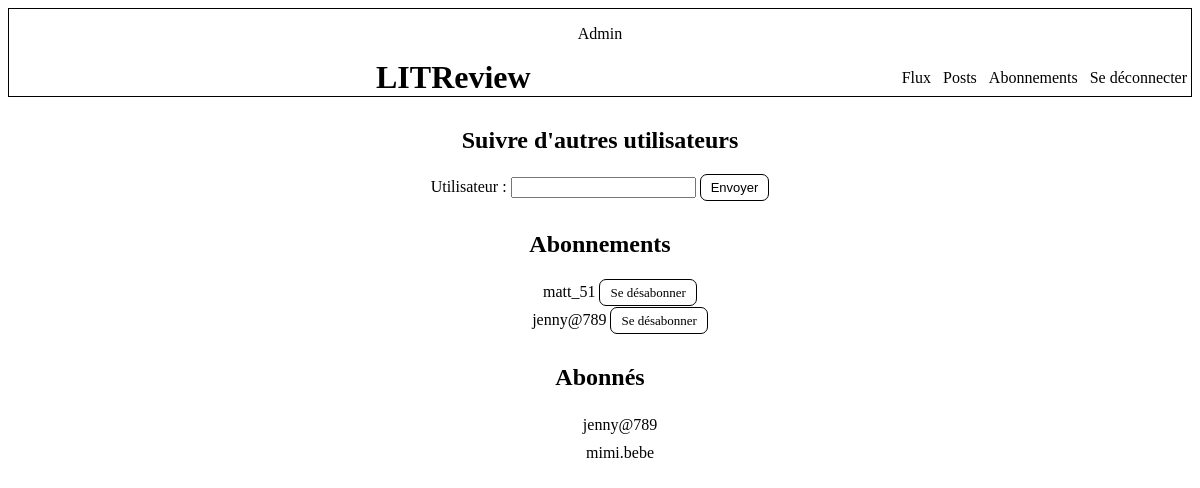
Page /abonnements/ (signed in) on the earlier database version.
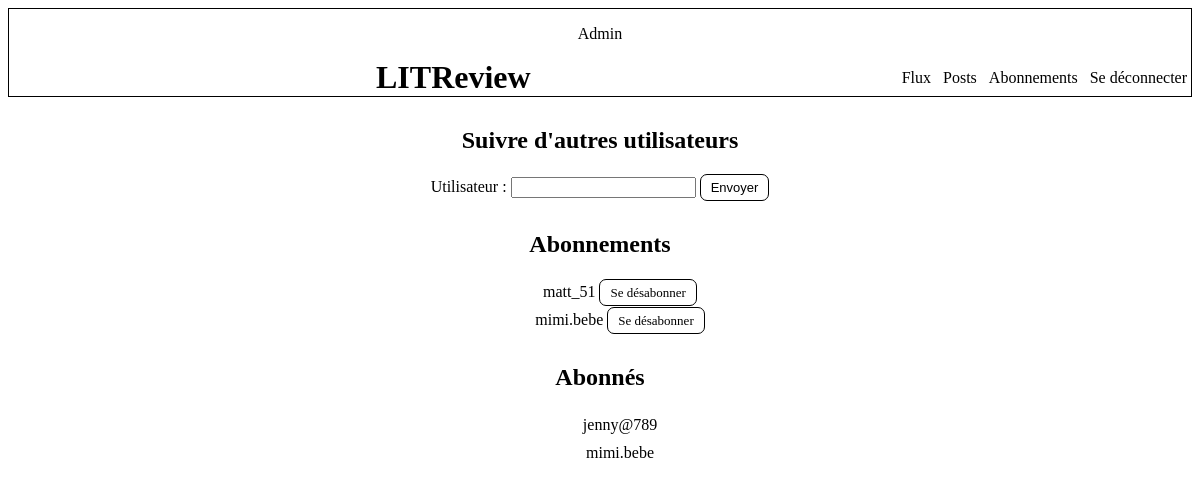
Same page on the later database version.
### connexion/models.py (models this page shows)
class Abonnement(models.Model):
    user = models.ForeignKey(to=settings.AUTH_USER_MODEL,
                             on_delete=models.CASCADE,
                             related_name="qui_suit")
    user_suivi = models.ForeignKey(to=settings.AUTH_USER_MODEL,
                                   on_delete=models.CASCADE,
                                   related_name="suivi_par")
    class Meta:
        unique_together = ("user", "user_suivi")

class User(AbstractUser):
    abonnement = models.ManyToManyField("self", through="Abonnement",
                                        symmetrical=False)

### connexion/views.py (the view, shortened to what this page needs)
# urls.py: path("abonnements/", connexion.views.suivre_user, name="abonnements"),
@login_required
def suivre_user(request):
    form = forms.AbonnementForm()
    connecte = request.user
    abonnements = models.Abonnement.objects.all()
    abonnes = connecte.suivi_par.all()
    context = {"form": form, "abonnements": abonnements, "abonnés": abonnes}
    return render(request, "abonnements.html", context=context)

### connexion/forms.py
class AbonnementForm(forms.Form):
    utilisateur = forms.CharField(max_length=150)

### connexion/templates/abonnements.html (shortened to what this page needs)
{% extends "base.html" %}
{% block content %}
<div id="page_abonnements">
    <section id="suivre_user">
        <h2>Suivre d'autres utilisateurs</h2>
        <form method="post" novalidate>
            {{ form }}
            <button class="bouton" type="submit">Envoyer</button>
        </form>
    </section>
    <section id="abonnements">
        <h2>Abonnements</h2>
        <ul>
            {% if abonnements %}
                {% for abonnement in abonnements %}
                    {% if user == abonnement.user %}
                        <li>
                            {{ abonnement.user_suivi.username }}
                            <a class="bouton"
                               href="{% url 'désabonnement' abonnement.id %}">
                                Se désabonner</a>
                        </li>
                    {% endif %}
                {% endfor %}
            {% else %}
                <li>vous n'êtes abonné à personne</li>
            {% endif %}
        </ul>
    </section>
    <section id="abonnes">
        <h2>Abonnés</h2>
        <ul>
            {% if abonnés %}
                {% for abonné in abonnés %}
                    <li>
                        {{ abonné.user.username }}
                    </li>
                {% endfor %}
            {% else %}
                <li>personne ne s'est abonné à vous pour le moment</li>
            {% endif %}
        </ul>
    </section>
</div>
{% endblock content %}

Differences in the rows shown:
removed Abonnement: user_suivi.username "jenny@789", shown under "Abonnements"
added Abonnement: user_suivi.username "mimi.bebe", shown under "Abonnements"
